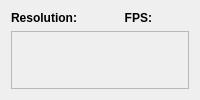
      <widget class="QWidget" name="camera_tab">
       <attribute name="title">
        <string>Camera</string>
       </attribute>
       <layout class="QGridLayout" name="gridLayout_18">
        <item row="0" column="1">
         <widget class="QLabel" name="camera_resolution_value">
          <property name="text">
           <string>&lt;value&gt;</string>
          </property>
         </widget>
        </item>
        <item row="0" column="3">
         <widget class="QLabel" name="camera_fps_value">
          <property name="text">
           <string>&lt;value&gt;</string>
          </property>
         </widget>
        </item>
        <item row="0" column="0">
         <widget class="QLabel" name="label_50">
          <property name="font">
           <font>
            <weight>75</weight>
            <bold>true</bold>
           </font>
          </property>
          <property name="text">
           <string>Resolution:</string>
          </property>
          <property name="alignment">
           <set>Qt::AlignRight|Qt::AlignTrailing|Qt::AlignVCenter</set>
          </property>
         </widget>
        </item>
        <item row="1" column="0" colspan="4">
         <widget class="QLabel" name="camera_view">
          <property name="sizePolicy">
           <sizepolicy hsizetype="Expanding" vsizetype="Expanding">
            <horstretch>0</horstretch>
            <verstretch>0</verstretch>
           </sizepolicy>
          </property>
          <property name="minimumSize">
           <size>
            <width>1</width>
            <height>1</height>
           </size>
          </property>
          <property name="frameShape">
           <enum>QFrame::StyledPanel</enum>
          </property>
          <property name="lineWidth">
           <number>2</number>
          </property>
          <property name="text">
           <string/>
          </property>
          <property name="alignment">
           <set>Qt::AlignCenter</set>
          </property>
         </widget>
        </item>
        <item row="0" column="2">
         <widget class="QLabel" name="label_53">
          <property name="font">
           <font>
            <weight>75</weight>
            <bold>true</bold>
           </font>
          </property>
          <property name="text">
           <string>FPS:</string>
          </property>
          <property name="alignment">
           <set>Qt::AlignRight|Qt::AlignTrailing|Qt::AlignVCenter</set>
          </property>
         </widget>
        </item>
       </layout>
      </widget>
